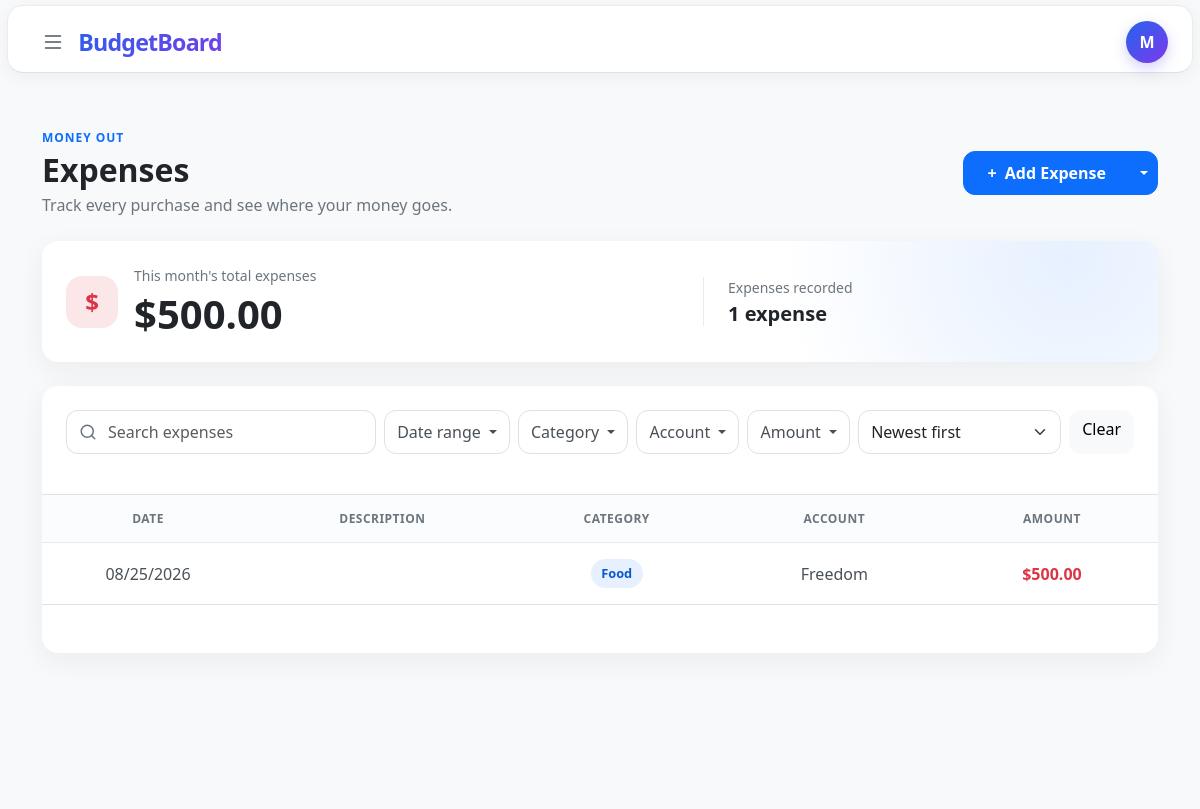
The app's page /expenses (signed in), older data.
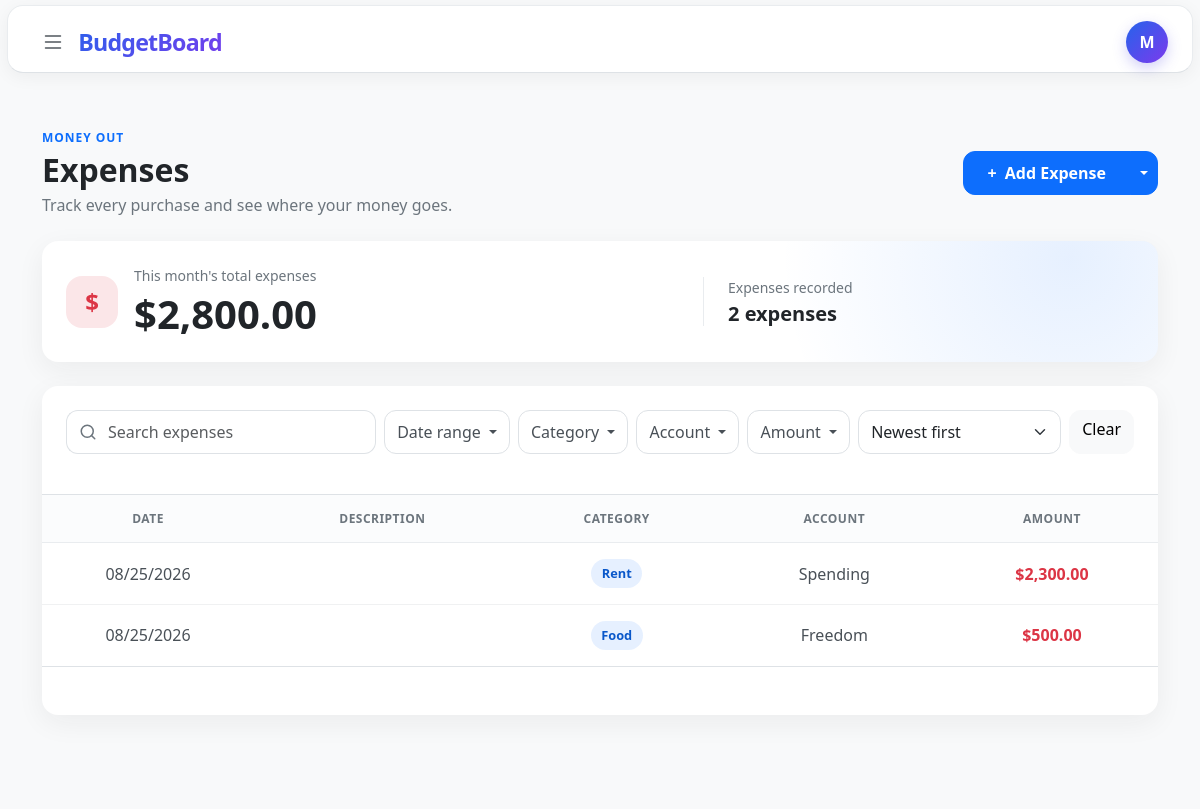
The same page, newer data.
### tables this page shows
CREATE TABLE categories (
    id INTEGER PRIMARY KEY AUTOINCREMENT,
    user_id INTEGER NOT NULL,
    name TEXT NOT NULL COLLATE NOCASE,
    type TEXT NOT NULL CHECK (
        type IN ('income', 'expense')
    ),
    created_at DATETIME NOT NULL DEFAULT CURRENT_TIMESTAMP,

    FOREIGN KEY (user_id) REFERENCES users(id),
    UNIQUE (user_id, name, type)
);

CREATE TABLE expenses (
    id INTEGER PRIMARY KEY AUTOINCREMENT,
    user_id INTEGER NOT NULL,
    amount NUMERIC NOT NULL,
    category_id INTEGER NOT NULL,
    description TEXT,
    account_id INTEGER NOT NULL,
    date DATETIME NOT NULL DEFAULT CURRENT_TIMESTAMP,
    added_at DATETIME NOT NULL DEFAULT CURRENT_TIMESTAMP,

    FOREIGN KEY (user_id) REFERENCES users(id),
    FOREIGN KEY (category_id) REFERENCES categories(id),
    FOREIGN KEY (account_id) REFERENCES accounts(id)
);

CREATE TABLE accounts(
    id INTEGER PRIMARY KEY AUTOINCREMENT,
    user_id INTEGER NOT NULL,
    name TEXT NOT NULL,
    type TEXT NOT NULL CHECK (
        type IN (
            'checking',
            'savings',
            'cash',
            'credit card',
            'investment',
            'other'
        )
    ),
    bank TEXT,
    created_at DATETIME NOT NULL DEFAULT CURRENT_TIMESTAMP,

    FOREIGN KEY (user_id) REFERENCES users(id)
);

### app.py (the view)
@app.route("/expenses", defaults={"limit": "10"}, methods=["GET", "POST"])
@app.route("/expenses/<limit>", methods=["GET", "POST"])
@login_required
def expenses(limit):
    return transaction_page(db, "expenses", limit)

### templates/expenses.html (shortened to what this page needs)
{% extends "layout.html" %}
{% block main %}
    <section class="income-page expense-page py-4 py-lg-5">
        <div class="container-xl">
            <div class="d-flex flex-column flex-sm-row align-items-sm-center justify-content-between gap-3 mb-4">
                <div>
                    <p class="income-eyebrow mb-1">Money out</p>
                    <h1 class="h2 fw-bold mb-1">Expenses</h1>
                    <p class="text-secondary mb-0">Track every purchase and see where your money goes.</p>
                </div>
                <div class="btn-group income-add-group align-self-start align-self-sm-center">
                    <button
                        class="btn btn-primary px-4"
                        type="button"
                        data-bs-toggle="modal"
                        data-bs-target="#addTransactionModal"
                    >
                        <span class="me-1" aria-hidden="true">+</span> Add Expense
                    </button>
                    <button
                        class="btn btn-primary dropdown-toggle dropdown-toggle-split"
                        type="button"
                        data-bs-toggle="dropdown"
                        aria-expanded="false"
                    >
                    </button>
                </div>
            </div>
            <div class="card income-summary-card border-0 mb-4">
                <div class="card-body p-4">
                    <div class="row align-items-center g-4">
                        <div class="col-sm-7">
                            <div class="d-flex align-items-center gap-3">
                                <div class="income-summary-icon expense-summary-icon" aria-hidden="true">$</div>
                                <div>
                                    <p class="text-secondary small mb-1">This month's total expenses</p>
                                    <p class="display-6 fw-bold mb-0">{{ summary["total"] | usd }}</p>
                                </div>
                            </div>
                        </div>
                        <div class="col-sm-5">
                            <div class="income-summary-detail ps-sm-4">
                                <p class="text-secondary small mb-1">Expenses recorded</p>
                                <p class="h5 fw-semibold mb-0">
                                    {{ summary["count"] }}
                                    {{ "expense" if summary["count"] == 1 else "expenses" }}
                                </p>
                            </div>
                        </div>
                    </div>
                </div>
            </div>
            <div class="card income-list-card border-0" id="transaction-results-card">
                <div class="card-body p-0">
                    <form
                        id="transaction-filter-form"
                        class="p-3 p-lg-4 border-bottom"
                        action="{{ url_for('expenses') }}"
                        method="get"
                    >
                        <div class="row g-2 align-items-center">
                            <div class="col-12 col-xl">
                                <div class="input-group income-search">
                                    <span class="input-group-text bg-white border-end-0 text-secondary" aria-hidden="true">
                                        <svg width="18" height="18" viewBox="0 0 24 24" fill="none" stroke="currentColor" stroke-width="2" stroke-linecap="round" stroke-linejoin="round">
                                            <circle cx="11" cy="11" r="8"></circle>
                                            <path d="m21 21-4.35-4.35"></path>
                                        </svg>
                                    </span>
                                    <input
                                        class="form-control border-start-0 ps-0"
                                        id="transaction-search-input"
                                        name="q"
                                        type="search"
                                        value="{{ filters['q'] }}"
                                        placeholder="Search expenses"
                                        aria-label="Search expenses"
                                    >
                                </div>
                            </div>
                            <div class="col-6 col-sm-auto dropdown">
                                <button class="btn btn-outline-secondary w-100 dropdown-toggle" type="button" data-bs-toggle="dropdown" data-bs-auto-close="outside" aria-expanded="false">
                                    Date range
                                </button>
                            </div>
                            <div class="col-6 col-sm-auto dropdown">
                                <button class="btn btn-outline-secondary w-100 dropdown-toggle" type="button" data-bs-toggle="dropdown" data-bs-auto-close="outside" aria-expanded="false">
                                    Category
                                </button>
                            </div>
                            <div class="col-6 col-sm-auto dropdown">
                                <button class="btn btn-outline-secondary w-100 dropdown-toggle" type="button" data-bs-toggle="dropdown" data-bs-auto-close="outside" aria-expanded="false">
                                    Account
                                </button>
                            </div>
                            <div class="col-6 col-sm-auto dropdown">
                                <button class="btn btn-outline-secondary w-100 dropdown-toggle" type="button" data-bs-toggle="dropdown" data-bs-auto-close="outside" aria-expanded="false">
                                    Amount
                                </button>
                            </div>
                            <div class="col-12 col-sm-auto">
                                <select class="form-select income-sort-select" id="expense-sort" name="sort">
                                    <option value="newest" {% if filters["sort"] == "newest" %}selected{% endif %}>Newest first</option>
                                </select>
                            </div>
                            <div class="col-12 col-sm-auto">
                                <a
                                    class="btn btn-light w-100 income-filter-clear"
                                    id="transaction-filter-clear"
                                    href="{{ url_for('expenses') }}"
                                >
                                    Clear
                                </a>
                            </div>
                        </div>
                    </form>
                    <div class="table-responsive">
                        <table class="table income-table align-middle mb-0">
                            <colgroup>
                                <col class="income-col-standard">
                                <col class="income-col-description">
                                <col class="income-col-standard">
                                <col class="income-col-account">
                                <col class="income-col-standard">
                            </colgroup>
                            <thead>
                                <tr>
                                    <th scope="col">Date</th>
                                    <th scope="col">Description</th>
                                    <th scope="col">Category</th>
                                    <th scope="col">Account</th>
                                    <th class="income-amount-column" scope="col">Amount</th>
                                </tr>
                            </thead>
                            <tbody id="transaction-results-body">
                                {% for entry in entries %}
                                    <tr>
                                        <td><span class="text-nowrap">{{ entry["display_date"] }}</span></td>
                                        <td></td>
                                        <td><span class="income-category">{{ entry["category"] }}</span></td>
                                        <td>{{ entry["account"] }}</td>
                                        <td class="income-amount-column fw-semibold text-danger">{{ entry["amount"] | usd }}</td>
                                    </tr>
                                {% else %}
                                    <tr>
                                        <td class="text-center text-secondary py-5" colspan="5">
                                            No expenses have been recorded yet.
                                        </td>
                                    </tr>
                                {% endfor %}
                            </tbody>
                        </table>
                    </div>
                    <div class="text-center p-4 border-top" id="transaction-pagination">
                    </div>
                </div>
            </div>
        </div>
    </section>
{% endblock %}

### templates/layout.html (shortened to what this page needs)
<!DOCTYPE html>
<html lang="en">
<head>
    <link
        href="https://cdn.jsdelivr.net/npm/bootstrap@5.3.8/dist/css/bootstrap.min.css"
        rel="stylesheet"
    >
    <link
        rel="stylesheet"
        href="https://cdn.jsdelivr.net/npm/bootstrap-icons@1.13.1/font/bootstrap-icons.min.css"
    >
    <link
        rel="stylesheet"
        href="{{ url_for('static', filename='style.css') }}"
    >
</head>
<body>
    <header class="top-bar border-bottom bg-white">
        <div class="container-fluid px-4">
            <div class="d-flex align-items-center justify-content-between"
                 style="height: 72px;">
                <div class="d-flex align-items-center gap-3">
                    {% if session.get("user_id") %}
                        <button
                            class="btn menu-button"
                            type="button"
                            data-bs-toggle="offcanvas"
                            data-bs-target="#navigation"
                            aria-controls="navigation"
                            aria-label="Open navigation"
                        >
                            <i class="bi bi-list fs-4"></i>
                        </button>
                    {% endif %}
                    <a href="/" class="brand text-decoration-none" id="{% if session.get('user_id') %}title-li{% else %}title-lo{% endif %}">
                    </a>
                </div>
                <div class="d-flex align-items-center ms-auto">
                    {% if session.get("user_id") %}
                        <div class="dropdown">
                            <button
                                class="btn profile-button dropdown-toggle"
                                type="button"
                                data-bs-toggle="dropdown"
                                aria-expanded="false"
                                aria-label="Open account menu"
                            >
                                {{ session.get("username", "U")[0] | upper }}
                            </button>
                        </div>
                    {% endif %}
                </div>
            </div>
        </div>
    </header>
    <main>
        {% block main %}
        {% endblock %}
    </main>
</body>
</html>

Row changes from the older to the newer data that the page shows:
no longer on this page (row unchanged): categories: type "expense"
added expenses: display_date "08/25/2026", category "Rent", account "Spending", amount "$2,300.00"
Text that changed along with them:
{{ summary["total"] | usd }}: "$500.00" → "$2,800.00"
{{ summary["count"] }}: "1" → "2"
{{ "expense" if summary["count"] == 1 else "expenses" }}: (not shown) → "expenses"
